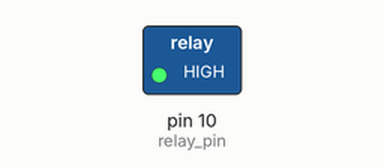
Recording of a sketch running on a simulated Arduino Uno, built with avr-gcc and run on an emulated ATmega328P. Shown: switched loads named in the sketch (green lamp = pin HIGH).

Above: at 1.0 s.
At 3.0 s:
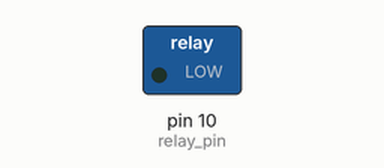
Timing chart, 0 to 5.2 s (numbered marks = the images above):
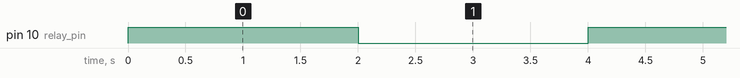

The sketch:

program_0005.ino
```cpp
// (licence header left out)
//
// See image file "arduino_uno_r3.jpg" for board diagram and pin layout.
//

//
// See image file "5v_relay_device.jpg".
//
// 1) Connect from this pin to 10 (digital section) on Arduino UNO R3 board.
//
// 2) Connect from this pin to 5v (power section) on Arduino UNO R3 board.
//
// 3) Connect from this pin to GND (power section) on Arduino UNO R3 board.
//
// Declare pin 10 as the relay signal pin.
//
const int relay_pin = 10;
//
// B) Connect from here to positive on DC Power Suppy Unit (PSU).
//

//
// See image file "multi_color_led_device.jpg".
//
// 1) Connect from this pin to 'A' on 5v relay.
//
// 3) Connect from this pin to negative on DC Power Supply Unit (PSU).
//

//
// Setup function.
//
// Info:
//
// Set pin 10 as relay signal pin and start in off state.
//
void setup()
{
    // Set pin 10 on the Arduino UNO R3 as our output signal pin.
    pinMode(relay_pin, OUTPUT);

    // Set relay to off at startup.
    digitalWrite(relay_pin, LOW);
}

//
// Main program function.
//
// Info:
//
// Switch relay on then off with a 2000 millisecond delay atfer each action.
//
void loop()
{
    // Relay ON  — COM connects to Normally Open (NO).
    digitalWrite(relay_pin, HIGH);
    // Dleay for 2000 milliseconds.
    delay(2000);

    // Relay OFF — COM connects to Normally Closed (NC).
    digitalWrite(relay_pin, LOW);   // Relay OFF — COM connects to NC.
    // Dleay for 2000 milliseconds.
    delay(2000);
}

// End of file.
```

Measured:
- by itself, pin 10 (relay_pin): alternates HIGH for 2.0 s and LOW for 2.0 s
